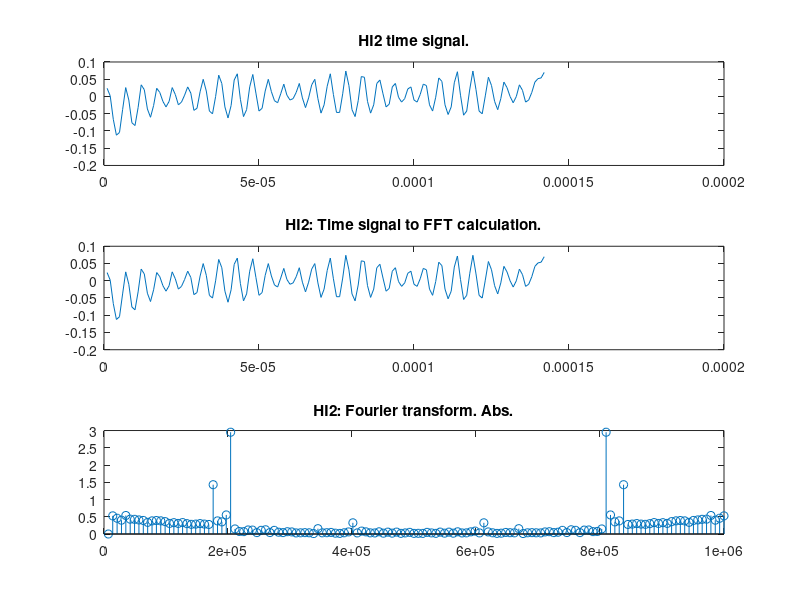

Recreate this plot in MATLAB.
%mducng/SoC/D2/G2touch
%%%%%%%%%%%%%%%%%%%%%%%%%%%%%%%%%%%%%%%%%%%%%%%%%%%%%%%%%%%%%%%%%%%%%%%%%%%
clc;
clear;
close all;
%%%%%%%%%%%%%%%%%%%%%%%%%%%%%%%%%%%%%%%%%%%%%%%%%%%%%%%%%%%%%%%%%%%%%%%%%%%
% load txt file
load EVB1M.txt;
dataraw             = EVB1M;
temp                = size(dataraw);
length_full         = temp(1);
x_full              = dataraw;
%%%%%%%%%%%%%%%%%%%%%%%%%%%%%%%%%%%%%%%%%%%%%%%%%%%%%%%%%%%%%%%%%%%%%%%%%%%
Fs                  = 10^6;  
dt                  = 1/Fs;
t_full              = (0:1:length_full-1)*dt;
%%%%%%%%%%%%%%%%%%%%%%%%%%%%%%%%%%%%%%%%%%%%%%%%%%%%%%%%%%%%%%%%%%%%%%%%%%%
% load HI2:
x_HI2_raw           = x_full(11535:1:11535+142-1);
% Substract mean:
x_HI2               = x_HI2_raw - mean(x_HI2_raw);
t_HI2               = (1:1:length(x_HI2))*dt;
% FFT calculation for HI2
Nfft                = length(x_HI2);
deltaF              = Fs/Nfft;
tVectors            = (1:Nfft)*dt;
fVectors            = (1:Nfft)*deltaF;
% HI2 part to FFT calculation
fftHI2Tem           = fft(x_HI2(1:1:Nfft),Nfft);
fftHI2              = abs(fftHI2Tem);
%%%%%%%%%%%%%%%%%%%%%%%%%%%%%%%%%%%%%%%%%%%%%%%%%%%%%%%%%%%%%%%%%%%%%%%%%%%
% plot Full PortTypeHI2
figure(9);
subplot(3,1,1);
plot(t_HI2,x_HI2);
title('HI2 time signal.');
% plot time signal
subplot(3,1,2);
plot(tVectors,x_HI2(1:Nfft));
title("HI2: Time signal to FFT calculation.");
%axis([0 Nfft*1/Fs 0 1*scale]);
% plot fft output
subplot(3,1,3);
stem(fVectors,fftHI2);
title('HI2: Fourier transform. Abs.'); 
%axis([0 Fs 0 Nfft/2*scale]);
%axis([0 Fs 0 25]);
%%%%%%%%%%%%%%%%%%%%%%%%%%%%%%%%%%%%%%%%%%%%%%%%%%%%%%%%%%%%%%%%%%%%%%%%%%%